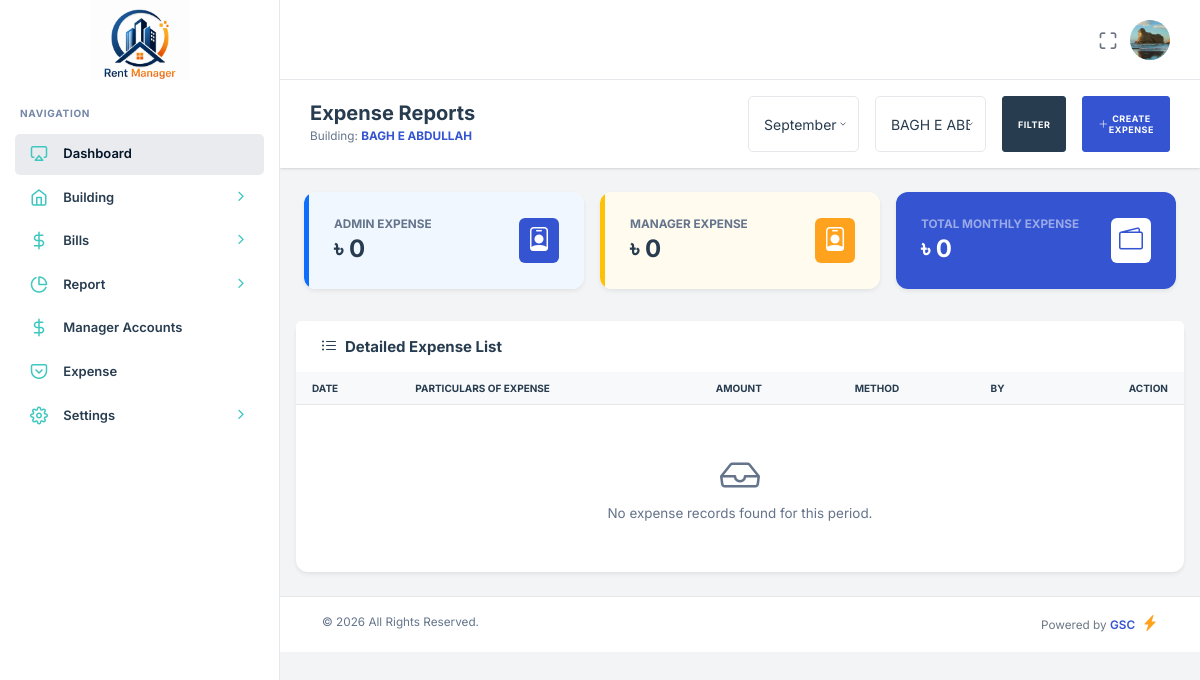
Page /admin.php?page=Expense&id=17 (signed in) on the committed database.
### tables this page shows
CREATE TABLE `tenants` (
  `id` int(11) NOT NULL,
  `name` varchar(150) NOT NULL,
  `phone` varchar(20) NOT NULL,
  `email` varchar(150) DEFAULT NULL,
  `password` varchar(256) NOT NULL DEFAULT '827ccb0eea8a706c4c34a16891f84e7b',
  `status` enum('Active','Inactive','Booked') NOT NULL DEFAULT 'Active',
  `role` enum('Admin','Tenant','Manager') NOT NULL,
  `booking_month` varchar(100) DEFAULT NULL,
  `start_tanent` date DEFAULT NULL,
  `nid_no` varchar(200) DEFAULT NULL,
  `permanent_address` text DEFAULT NULL,
  `family_member` int(11) DEFAULT NULL,
  `tenant_image` varchar(255) DEFAULT NULL,
  `nid_image` varchar(255) DEFAULT NULL,
  `building_id` int(11) DEFAULT NULL,
  `unit_id` int(11) DEFAULT NULL,
  `created_at` timestamp NOT NULL DEFAULT current_timestamp()
);

CREATE TABLE `building` (
  `id` int(11) NOT NULL,
  `name` varchar(256) NOT NULL,
  `building_type` int(11) NOT NULL,
  `address` text NOT NULL,
  `description` text NOT NULL,
  `image` varchar(256) NOT NULL,
  `location` varchar(256) NOT NULL
);

### pages/expense.php (the view, shortened to what this page needs)
<?php
    $building_id = '';
    $this_month = date('Y-m');
    if (empty($building_id)) {
        if (isset($_GET['id']) && !empty($_GET['id'])) {
            $building_id = mysqli_real_escape_string($db, $_GET['id']);
        } else {
            $first_b = mysqli_query($db, "SELECT id FROM building LIMIT 1");
            $fb_row = mysqli_fetch_assoc($first_b);
            $building_id = $fb_row['id'] ?? '';
        }
    }
    $total_sql = mysqli_query($db, "SELECT SUM(amount) AS total FROM `expense` WHERE building_id='$building_id' AND expense_month='$this_month'");
    $total_row = mysqli_fetch_assoc($total_sql);
    $grand_total = (float)($total_row['total'] ?? 0);
    $admin_sql = mysqli_query($db, "SELECT SUM(amount) AS total FROM `expense` WHERE building_id='$building_id' AND expense_month='$this_month' AND expense_by = 'Admin'");
    $admin_row = mysqli_fetch_assoc($admin_sql);
    $admin_total = (float)($admin_row['total'] ?? 0);
    $manager_sql = mysqli_query($db, "SELECT SUM(amount) AS total FROM `expense` WHERE building_id='$building_id' AND expense_month='$this_month' AND expense_by = 'Manager'");
    $manager_row = mysqli_fetch_assoc($manager_sql);
    $manager_total = (float)($manager_row['total'] ?? 0);
    $b_name_sql = mysqli_query($db, "SELECT name FROM building WHERE id='$building_id'");
    $b_name_row = mysqli_fetch_assoc($b_name_sql);
    $active_building_name = $b_name_row['name'] ?? 'N/A';
?>
<div class="nxl-content">
    <div class="page-header d-flex flex-column flex-lg-row align-items-start align-items-lg-center justify-content-between gap-3 pb-3 pt-3">
        <div class="w-100">
            <h4 class="fw-bold mb-0">Expense Reports</h4>
            <small class="text-muted">
                Building:
                <span class="text-primary fw-bold"><?= $active_building_name ?></span>
            </small>
        </div>
        <div class="w-100 w-lg-auto">
            <form method="POST"
                class="d-flex flex-column flex-md-row gap-3 mb-2 mb-lg-0">
                <select name="month"
                    class="form-select form-select-sm">
                    <?php
                    for ($m = 1; $m <= 12; $m++) {
                        $m_val = date('Y') . '-' . str_pad($m, 2, '0', STR_PAD_LEFT);
                        $m_name = date('F', mktime(0, 0, 0, $m, 1));
                        $selected = ($m_val == $this_month) ? 'selected' : '';
                        echo "<option value='$m_val' $selected>$m_name</option>";
                    }
                    ?>
                </select>
                <select name="building"
                    class="form-select form-select-sm">
                    <?php
                    $b_list = mysqli_query($db, "SELECT id, name FROM building ORDER BY name ASC");
                    while ($b = mysqli_fetch_assoc($b_list)) {
                        $sel = ($b['id'] == $building_id) ? 'selected' : '';
                        echo "<option value='{$b['id']}' $sel>{$b['name']}</option>";
                    }
                    ?>
                </select>
                <button type="submit"
                    class="btn btn-sm btn-dark py-3">
                    Filter
                </button>
                <a href="admin.php?page=create_expense"
                    class="btn btn-primary btn-sm py-3">
                    <i class="bi bi-plus-lg"></i> Create Expense
                </a>
            </form>
        </div>
    </div>
    <div class="row g-3 mt-2 mx-3">
        <div class="col-md-4">
            <div class="card border-0 shadow-sm overflow-hidden">
                <div class="card-body bg-light-primary" style="border-left: 5px solid #0d6efd;">
                    <div class="d-flex justify-content-between align-items-center">
                        <div>
                            <h6 class="text-muted mb-1 text-uppercase small fw-bold">Admin Expense</h6>
                            <h3 class="mb-0 fw-bold">৳ <?= number_format($admin_total, 0) ?></h3>
                        </div>
                        <div class="bg-primary text-white p-2 rounded-3">
                            <i class="bi bi-person-badge fs-4"></i>
                        </div>
                    </div>
                </div>
            </div>
        </div>
        <div class="col-md-4">
            <div class="card border-0 shadow-sm overflow-hidden">
                <div class="card-body bg-light-warning" style="border-left: 5px solid #ffc107;">
                    <div class="d-flex justify-content-between align-items-center">
                        <div>
                            <h6 class="text-muted mb-1 text-uppercase small fw-bold">Manager Expense</h6>
                            <h3 class="mb-0 fw-bold">৳ <?= number_format($manager_total, 0) ?></h3>
                        </div>
                        <div class="bg-warning text-white p-2 rounded-3">
                            <i class="bi bi-person-badge fs-4"></i>
                        </div>
                    </div>
                </div>
            </div>
        </div>
        <div class="col-md-4">
            <div class="card border-0 shadow-sm overflow-hidden">
                <div class="card-body bg-primary text-white">
                    <div class="d-flex justify-content-between align-items-center">
                        <div>
                            <h6 class="text-white-50 mb-1 text-uppercase small fw-bold">Total Monthly Expense</h6>
                            <h3 class="mb-0 fw-bold text-white">৳ <?= number_format($grand_total, 0) ?></h3>
                        </div>
                        <div class="bg-white text-primary p-2 rounded-3">
                            <i class="bi bi-wallet2 fs-4"></i>
                        </div>
                    </div>
                </div>
            </div>
        </div>
    </div>
    <div class="card mt-2 border-0 shadow-sm mx-3">
        <div class="card-header bg-white border-bottom py-3">
            <h6 class="mb-0 fw-bold"><i class="bi bi-list-ul me-2"></i>Detailed Expense List</h6>
        </div>
        <div class="table-responsive">
            <table class="table table-hover align-middle mb-0">
                <thead class="table-light">
                    <tr>
                        <th class="ps-3">Date</th>
                        <th>Particulars of Expense</th>
                        <th>Amount</th>
                        <th>Method</th>
                        <th>By</th>
                        <th class="text-end pe-3">Action</th>
                    </tr>
                </thead>
                <tbody>
                    <?php
                    $exp_query = mysqli_query($db, "SELECT * FROM `expense` WHERE building_id='$building_id' AND expense_month='$this_month' ORDER BY date DESC, id DESC");
                    if (mysqli_num_rows($exp_query) > 0) {
                        while ($row = mysqli_fetch_assoc($exp_query)) {
                            $by_badge = ($row['expense_by'] == 'Admin') ? 'bg-primary' : 'bg-warning text-dark';
                    ?>
                        <tr>
                            <td class="ps-3 text-muted small"><?= date('d M Y', strtotime($row['date'])) ?></td>
                            <td>
                                <span class="fw-bold d-block"><?= htmlspecialchars($row['expense_for']) ?></span>
                                <?php
                                    if(!empty($row['unit_id'])) {
                                        $unit_info_expense = mysqli_query($db, "SELECT unit_name FROM unit WHERE id='{$row['unit_id']}'");
                                        $unit_row_expanse = mysqli_fetch_assoc($unit_info_expense);
                                        echo '<small class="badge bg-light text-dark border mt-1">Unit: ' . ($unit_row_expanse['unit_name'] ?? 'N/A') . '</small>';
                                    }
                                ?>
                            </td>
                            <td class="fw-bold">৳ <?= number_format($row['amount'], 0) ?></td>
                            <td><span class="text-muted small"><?= $row['expense_method'] ?></span></td>
                            <td>
                                <span class="badge <?= $by_badge ?> py-1 px-2" style="font-size: 10px;">
                                    <?= strtoupper($row['expense_by']) ?>
                                </span>
                            </td>
                            <td class="text-end pe-3">
                                <div class="btn-group">
                                    <a href="admin.php?page=create_expense&edit_id=<?= $row['id'] ?>" class="btn btn-sm btn-outline-primary shadow-none border-0"><i class="bi bi-pencil-square"></i></a>
                                    <a href="admin.php?page=Expense&id=<?= $building_id ?>&delete_id=<?= $row['id'] ?>" class="btn btn-sm btn-outline-danger shadow-none border-0" onclick="return confirm('Delete this record?')"><i class="bi bi-trash"></i></a>
                                </div>
                            </td>
                        </tr>
                    <?php
                        }
                    } else { ?>
                        <tr>
                            <td colspan="6" class="text-center py-5">
                                <i class="bi bi-inbox fs-1 text-muted d-block mb-2"></i>
                                <span class="text-muted">No expense records found for this period.</span>
                            </td>
                        </tr>
                    <?php } ?>
                </tbody>
            </table>
        </div>
    </div>
</div>

### includes/header.php (shortened to what this page needs)
<?php
include "database/db.php";
$user_id = $_SESSION['id'];
$sql = mysqli_query($db,"SELECT * FROM `tenants` WHERE id = '$user_id' ");
$user_row = mysqli_fetch_assoc($sql);
$old_image= $user_row['tenant_image'];
?>
<!DOCTYPE html>
<html lang="zxx">
<head>
    <link rel="stylesheet" type="text/css" href="public/assets/css/bootstrap.min.css" />
    <link rel="stylesheet" type="text/css" href="public/assets/vendors/css/vendors.min.css" />
    <link rel="stylesheet" type="text/css" href="public/assets/vendors/css/daterangepicker.min.css" />
    <link rel="stylesheet" type="text/css" href="public/assets/css/theme.min.css" />
    <link rel="stylesheet" href="public/assets/css/style.css">
</head>
<body>
    <?php include "includes/sidebar.php"; ?>
    <header class="nxl-header">
        <div class="header-wrapper">
            <div class="header-right ms-auto">
                <div class="d-flex align-items-center">
                    <div class="nxl-h-item d-none d-sm-flex">
                        <div class="full-screen-switcher">
                            <a href="javascript:void(0);" class="nxl-head-link me-0"
                                onclick="$('body').fullScreenHelper('toggle');">
                                <i class="feather-maximize maximize"></i>
                            </a>
                        </div>
                    </div>
                    <div class="dropdown nxl-h-item">
                        <a href="javascript:void(0);" data-bs-toggle="dropdown" role="button"
                            data-bs-auto-close="outside">
                            <img src="<?php echo $old_image ? 'public/uploads/tenants/'.$old_image : 'public/uploads/tenants/no-image.png' ?>" alt="<?= $old_image ?>"
                                class="img-fluid user-avtar me-0" style="width:40px; height: 40px;"/>
                        </a>
                    </div>
                </div>
            </div>
        </div>
    </header>

### pages/expense.php (style rules this page uses)
.bg-light-primary { background-color: #f0f7ff !important; }
.bg-light-warning { background-color: #fffbef !important; }
.card { border-radius: 12px; }
.table thead th { font-size: 12px; text-transform: uppercase; color: #6c757d; }

### rows in the picture
tenants: tenant_image (picture)
building: name "BAGH E ABDULLAH"

### other values in the picture
$admin_total "0"
$manager_total "0"
$grand_total "0"
form field month "September"
form field building "BAGH E ABDULLAH"
